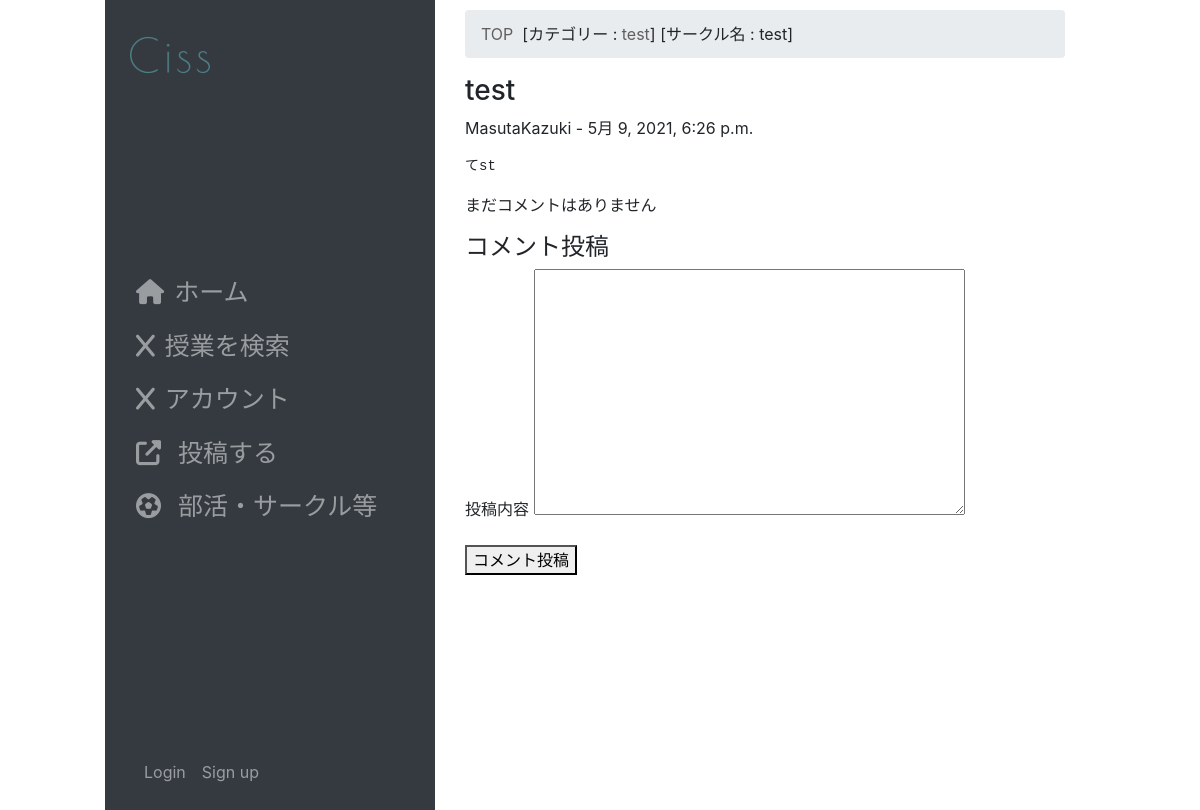
/club/12/, run on the app's committed database.
### club/models.py (models this page shows, shortened)
class Topic2(models.Model):
    user_name = models.ForeignKey(
        User,
        on_delete=models.SET_NULL,
        null=True,
        blank=True,
    )
    title = models.CharField(
        'タイトル',
        max_length=255,
        null = False,
        blank = False,
    )
    message = models.TextField(
        verbose_name='本文',
        null=True,
        blank=False,
    )
    category = models.ForeignKey(
        Category,
        verbose_name='カテゴリー',
        on_delete=models.PROTECT,
        null=True,
        blank=False,
    )
    created = models.DateTimeField(
        auto_now_add=True,
    )
    pub_flg = models.BooleanField(
        default=True,
    )
    modified = models.DateTimeField(
        auto_now=True,
    )
    objects = TopicManager()

class Category(models.Model):
    name = models.CharField(
        'カテゴリー名',
        max_length=50,
    )
    url_code = models.CharField(
        'URLコード',
        max_length=50,
        null=True,
        blank=False,
        unique=True,
    )
    sort=models.IntegerField(
        verbose_name='ソート',
        default=0,
    )
    objects = CategoryManager

### accounts/models.py (models this page shows, shortened)
class User(AbstractBaseUser, PermissionsMixin):
    username_validator = UnicodeUsernameValidator()
    username = models.CharField(
        _('username'),
        max_length=50,
        unique=True,
        help_text='この項目は必須です。全角文字、半角英数字、@/./+/-/_ で50文字以下にしてください。',
        validators=[username_validator],
        error_messages={
            'unique': _("A user with that username already exists."),
        },
    )
    email = models.EmailField(
        _('email address'),
        help_text='この項目は必須です。メールアドレスは公開されません。@ed.tmu.ac.jpのみ使用できます。',
        blank=False
    )
    is_staff = models.BooleanField(
        _('staff status'),
        default=False,
        help_text=_('Designates whether the user can log into this admin site.'),
    )
    is_active = models.BooleanField(
        _('active'),
        default=True,
        help_text=_(
            'Designates whether this user should be treated as active. '
            'Unselect this instead of deleting accounts.'
        ),
    )
    date_joined = models.DateTimeField(_('date joined'), default=timezone.now)
    objects = UserManager()
    EMAIL_FIELD = 'email'
    USERNAME_FIELD = 'username'
    REQUIRED_FIELDS = ['email']
    class Meta:
        verbose_name = _('user')
        verbose_name_plural = _('users')
        abstract = False

### club/views.py (the view, shortened to what this page needs)
# urls.py: path('<int:pk>/', views.TopicAndCommentView.as_view(), name='topic'),
class TopicAndCommentView(FormView,LoginRequiredMixin):
    template_name = 'club/detail_topic.html'
    form_class = CommentModelForm
    def get_context_data(self):
        ctx = super().get_context_data()
        ctx['topic'] = Topic2.objects.get(id=self.kwargs['pk'])
        ctx['comment_list'] = Comment.objects.filter(
                topic_id=self.kwargs['pk']).order_by('no')
        return ctx

### club/forms.py (shortened to what this page needs)
class CommentModelForm(forms.ModelForm):
    class Meta:
        model = Comment
        fields = [
            'message',
        ]
    def __init__(self, *args, **kwargs):
        kwargs.setdefault('label_suffix', '')
        super().__init__(*args, **kwargs)

### templates/club/detail_topic.html (shortened to what this page needs)
<!DOCTYPE html>
{% extends 'cissapp/layout.html' %}
{% load static %}
{% block content %}
<div class="ui grid stackable">
    <div class="eleven wide column">
        <div class="ui breadcrumb">
            <a href="{% url 'club:top' %}" class="section">TOP</a>
            &nbsp; [カテゴリー :&nbsp;
            <a href="{% url 'club:category' url_code=topic.category.url_code %}" class="section">{{topic.category.name}}</a>]
            &nbsp;[サークル名 :&nbsp;
            <a class="active section">{{topic.title}}</a>]
        </div>
        <div class="ui segment">
            <div class="content">
                <div class="header"><h3>{{topic.title}}</h3></div>
                <p>{{topic.user_name}} - {{topic.created}}</p>
                <div class="ui segment">
                    <p><pre>{{topic.message}}</pre></p>
                </div>
            </div>
        </div>
        <div class="ui segment">
            {% if comment_list %}
            {% for comment in comment_list %}
            <div class="ui segment secondary">
                <p>{{comment.no}}. {{comment.user_name}}<br>{{comment.message}}<br>{{comment.created}}</p>
                {% if comment.pub_flg %}
                <p><pre&gt:{{comment.message}}</pre></p>
                {% else %}
                <p style="color: #aaa">このコメントは非表示となりました。</p>
                {% endif %}
            </div>
            {% endfor %}
            {% else %}
            <div class="ui warning message"><p>まだコメントはありません</p></div>
            {% endif %}
        </div>
        <h4>コメント投稿</h4>
        <div class="ui segment">
            <form class="ui form" action="" method="POST">
                {{form.as_p}}
                <button class="ui button orange" type="submit">コメント投稿</button>
            </form>
        </div>
    </div>
</div>
{% endblock %}

### templates/cissapp/layout.html (style rules this page uses)
a { color:rgb(95, 95, 95); }
@media screen and (min-width: 480px) { body { width:80%; margin: auto; } }

### data on the page
Topic2: category.name "test", title "test", user_name "MasutaKazuki", created "5月 9, 2021, 6:26 p.m.", message "てst"
